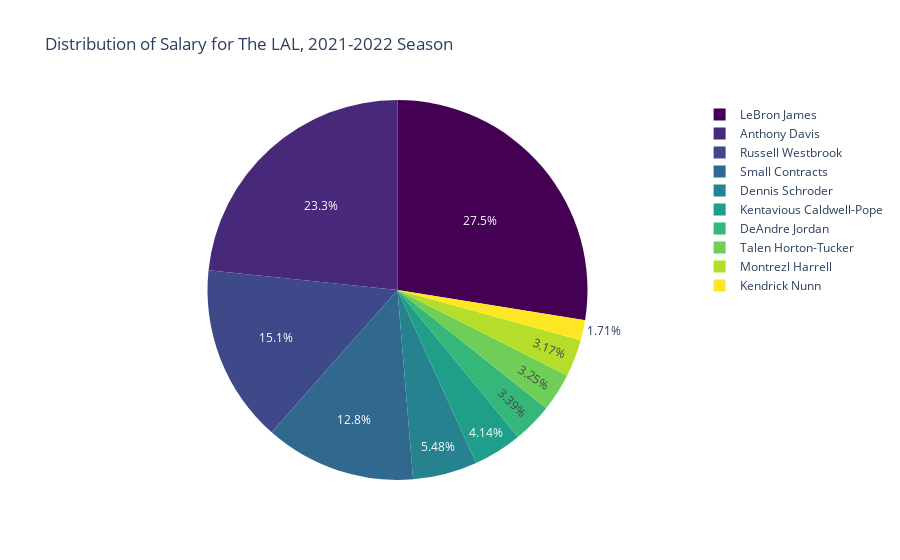

The cell this chart's notebook holds for it:
### Code cell
sal1.loc[sal1['salary'] < 5000000, 'name'] = 'Small Contracts'
fig2 = px.pie(sal1,values='salary',names='name',title='Distribution of Salary for The LAL, 2021-2022 Season',
              color_discrete_sequence=px.colors.sequential.Viridis)
fig2.show()

### Figure 1 — Plotly figure (JSON) as saved in the notebook; plotly's stock layout.template omitted (floating-point values rounded to 4 significant figures)
{"data": [{"domain": {"x": [0.0, 1.0], "y": [0.0, 1.0]}, "hovertemplate": "name=%{label}<br>salary=%{value}<extra></extra>", "labels": ["LeBron James", "Anthony Davis", "Dennis Schroder", "Kentavious Caldwell-Pope", "Montrezl Harrell", "Small Contracts", "Small Contracts", "Small Contracts", "Small Contracts", "Small Contracts", "Small Contracts", "Small Contracts", "Small Contracts", "Small Contracts", "Small Contracts", "Small Contracts", "Small Contracts", "Russell Westbrook", "LeBron James", "Anthony Davis", "DeAndre Jordan", "Talen Horton-Tucker", "Kendrick Nunn", "Small Contracts", "Small Contracts", "Small Contracts", "Small Contracts", "Small Contracts", "Small Contracts", "Small Contracts", "Small Contracts"], "legendgroup": "", "name": "", "showlegend": true, "type": "pie", "values": [39219565, 32742000, 16000000, 12073020, 9258000, 3623000, 3562178, 2750000, 2564753, 2283034, 1762796, 1620564, 1620564, 1517981, 1378242, 794536, 375385, 44211146, 41180544, 35361360, 9881598, 9500000, 5000000, 1910860, 1669178, 1669178, 1669178, 1669178, 1669178, 1669178, 1669178]}], "layout": {"legend": {"tracegroupgap": 0}, "piecolorway": ["#440154", "#482878", "#3e4989", "#31688e", "#26828e", "#1f9e89", "#35b779", "#6ece58", "#b5de2b", "#fde725"], "title": {"text": "Distribution of Salary for The LAL, 2021-2022 Season"}}}
